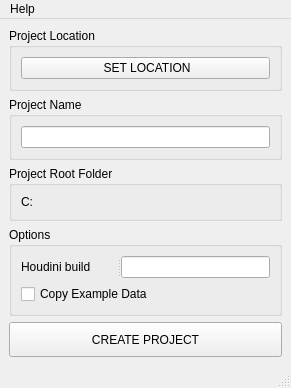
<?xml version="1.0" encoding="UTF-8"?>
<ui version="4.0">
 <class>CreateProject</class>
 <widget class="QMainWindow" name="CreateProject">
  <property name="geometry">
   <rect>
    <x>0</x>
    <y>0</y>
    <width>291</width>
    <height>379</height>
   </rect>
  </property>
  <property name="windowTitle">
   <string>Eve Project Creator</string>
  </property>
  <widget class="QWidget" name="centralwidget">
   <layout class="QVBoxLayout" name="verticalLayout">
    <item>
     <widget class="QGroupBox" name="groupBox_2">
      <property name="title">
       <string>Project Location</string>
      </property>
      <layout class="QVBoxLayout" name="verticalLayout_2">
       <item>
        <widget class="QPushButton" name="btn_setFolder">
         <property name="minimumSize">
          <size>
           <width>100</width>
           <height>0</height>
          </size>
         </property>
         <property name="text">
          <string> SET LOCATION</string>
         </property>
        </widget>
       </item>
      </layout>
     </widget>
    </item>
    <item>
     <widget class="QGroupBox" name="groupBox">
      <property name="title">
       <string>Project Name</string>
      </property>
      <layout class="QVBoxLayout" name="verticalLayout_3">
       <item>
        <widget class="QLineEdit" name="lin_name">
         <property name="alignment">
          <set>Qt::AlignCenter</set>
         </property>
        </widget>
       </item>
      </layout>
     </widget>
    </item>
    <item>
     <widget class="QGroupBox" name="groupBox_3">
      <property name="title">
       <string>Project Root Folder</string>
      </property>
      <layout class="QVBoxLayout" name="verticalLayout_4">
       <item>
        <widget class="QLabel" name="lab_path">
         <property name="text">
          <string>C:</string>
         </property>
        </widget>
       </item>
      </layout>
     </widget>
    </item>
    <item>
     <widget class="QGroupBox" name="groupBox_4">
      <property name="title">
       <string>Options</string>
      </property>
      <layout class="QVBoxLayout" name="verticalLayout_7">
       <item>
        <widget class="QSplitter" name="splitter">
         <property name="orientation">
          <enum>Qt::Horizontal</enum>
         </property>
         <widget class="QLabel" name="label">
          <property name="text">
           <string>Houdini build</string>
          </property>
         </widget>
         <widget class="QLineEdit" name="lin_options"/>
        </widget>
       </item>
       <item>
        <widget class="QCheckBox" name="chb_example">
         <property name="text">
          <string>Copy Example Data</string>
         </property>
        </widget>
       </item>
      </layout>
     </widget>
    </item>
    <item>
     <widget class="QPushButton" name="btn_create">
      <property name="minimumSize">
       <size>
        <width>0</width>
        <height>35</height>
       </size>
      </property>
      <property name="text">
       <string>CREATE PROJECT</string>
      </property>
     </widget>
    </item>
   </layout>
  </widget>
  <widget class="QMenuBar" name="menubar">
   <property name="geometry">
    <rect>
     <x>0</x>
     <y>0</y>
     <width>291</width>
     <height>21</height>
    </rect>
   </property>
   <widget class="QMenu" name="menuHelp">
    <property name="title">
     <string>Help</string>
    </property>
    <addaction name="act_docs"/>
    <addaction name="act_help"/>
   </widget>
   <addaction name="menuHelp"/>
  </widget>
  <widget class="QStatusBar" name="statusbar"/>
  <action name="act_docs">
   <property name="text">
    <string>Documentation</string>
   </property>
  </action>
  <action name="act_help">
   <property name="text">
    <string>Project Creator Help</string>
   </property>
  </action>
 </widget>
 <resources/>
 <connections/>
</ui>
